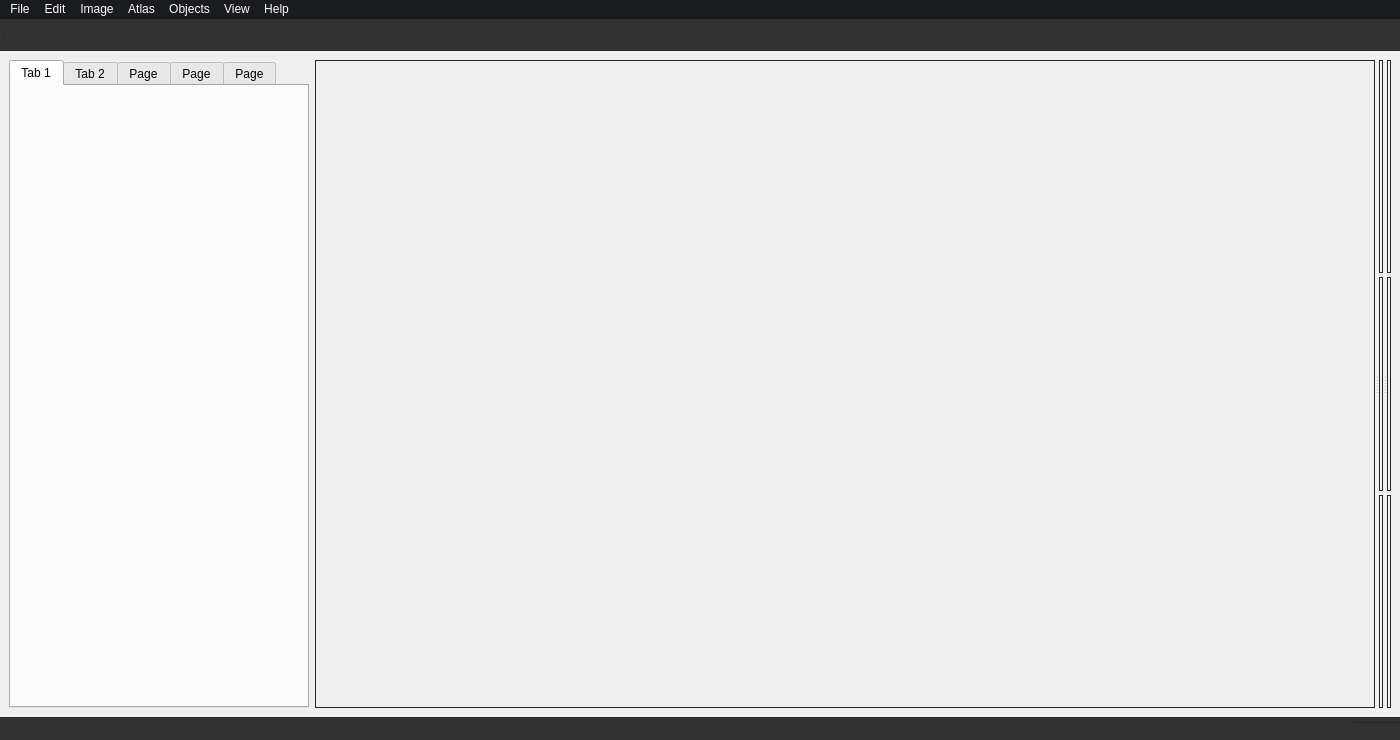
<?xml version="1.0" encoding="UTF-8"?>
<ui version="4.0">
 <class>MainWindow</class>
 <widget class="QMainWindow" name="MainWindow">
  <property name="geometry">
   <rect>
    <x>0</x>
    <y>0</y>
    <width>1400</width>
    <height>740</height>
   </rect>
  </property>
  <property name="windowTitle">
   <string>MainWindow</string>
  </property>
  <property name="styleSheet">
   <string notr="true"/>
  </property>
  <widget class="QWidget" name="centralwidget">
   <property name="styleSheet">
    <string notr="true"/>
   </property>
   <layout class="QGridLayout" name="gridLayout">
    <item row="0" column="0">
     <widget class="QTabWidget" name="sidebar">
      <property name="minimumSize">
       <size>
        <width>300</width>
        <height>0</height>
       </size>
      </property>
      <property name="maximumSize">
       <size>
        <width>300</width>
        <height>16777215</height>
       </size>
      </property>
      <property name="styleSheet">
       <string notr="true"/>
      </property>
      <property name="tabPosition">
       <enum>QTabWidget::North</enum>
      </property>
      <property name="currentIndex">
       <number>0</number>
      </property>
      <widget class="QWidget" name="atlascontrolpanel">
       <property name="styleSheet">
        <string notr="true"/>
       </property>
       <attribute name="title">
        <string>Tab 1</string>
       </attribute>
      </widget>
      <widget class="QWidget" name="treeviewpanel">
       <attribute name="title">
        <string>Tab 2</string>
       </attribute>
      </widget>
      <widget class="QWidget" name="imagecontrolpanel">
       <attribute name="title">
        <string>Page</string>
       </attribute>
      </widget>
      <widget class="QWidget" name="layerpanel">
       <attribute name="title">
        <string>Page</string>
       </attribute>
      </widget>
      <widget class="QWidget" name="probecontrolpanel">
       <attribute name="title">
        <string>Page</string>
       </attribute>
      </widget>
     </widget>
    </item>
    <item row="0" column="1">
     <widget class="QSplitter" name="splitter_3">
      <property name="orientation">
       <enum>Qt::Horizontal</enum>
      </property>
      <widget class="QFrame" name="sliceframe">
       <property name="minimumSize">
        <size>
         <width>30</width>
         <height>0</height>
        </size>
       </property>
       <property name="styleSheet">
        <string notr="true">border: 1px solid rgb(39, 39, 39);</string>
       </property>
       <property name="frameShape">
        <enum>QFrame::StyledPanel</enum>
       </property>
       <property name="frameShadow">
        <enum>QFrame::Raised</enum>
       </property>
      </widget>
      <widget class="QSplitter" name="splitter">
       <property name="orientation">
        <enum>Qt::Vertical</enum>
       </property>
       <widget class="QFrame" name="coronalframe">
        <property name="styleSheet">
         <string notr="true">border: 1px solid rgb(39, 39, 39);</string>
        </property>
        <property name="frameShape">
         <enum>QFrame::StyledPanel</enum>
        </property>
        <property name="frameShadow">
         <enum>QFrame::Raised</enum>
        </property>
       </widget>
       <widget class="QFrame" name="sagitalframe">
        <property name="styleSheet">
         <string notr="true">border: 1px solid rgb(39, 39, 39);</string>
        </property>
        <property name="frameShape">
         <enum>QFrame::StyledPanel</enum>
        </property>
        <property name="frameShadow">
         <enum>QFrame::Raised</enum>
        </property>
       </widget>
       <widget class="QFrame" name="horizontalframe">
        <property name="styleSheet">
         <string notr="true">border: 1px solid rgb(39, 39, 39);</string>
        </property>
        <property name="frameShape">
         <enum>QFrame::StyledPanel</enum>
        </property>
        <property name="frameShadow">
         <enum>QFrame::Raised</enum>
        </property>
       </widget>
      </widget>
      <widget class="QSplitter" name="splitter_2">
       <property name="orientation">
        <enum>Qt::Vertical</enum>
       </property>
       <widget class="QFrame" name="sagitalcopyframe">
        <property name="styleSheet">
         <string notr="true">border: 1px solid rgb(39, 39, 39);</string>
        </property>
        <property name="frameShape">
         <enum>QFrame::StyledPanel</enum>
        </property>
        <property name="frameShadow">
         <enum>QFrame::Raised</enum>
        </property>
       </widget>
       <widget class="QFrame" name="histview">
        <property name="styleSheet">
         <string notr="true">border: 1px solid rgb(39, 39, 39);</string>
        </property>
        <property name="frameShape">
         <enum>QFrame::StyledPanel</enum>
        </property>
        <property name="frameShadow">
         <enum>QFrame::Raised</enum>
        </property>
       </widget>
       <widget class="GLViewWidget" name="view3d" native="true">
        <property name="autoFillBackground">
         <bool>false</bool>
        </property>
        <property name="styleSheet">
         <string notr="true">border: 1px solid rgb(39, 39, 39);</string>
        </property>
       </widget>
      </widget>
     </widget>
    </item>
   </layout>
  </widget>
  <widget class="QStatusBar" name="statusbar">
   <property name="styleSheet">
    <string notr="true">background-color: rgb(50, 50, 50);
color: rgb(255, 255, 255);
border-top: 1px solid #272727;
padding-left: 30px;
</string>
   </property>
  </widget>
  <widget class="QMenuBar" name="menuBar">
   <property name="geometry">
    <rect>
     <x>0</x>
     <y>0</y>
     <width>1400</width>
     <height>21</height>
    </rect>
   </property>
   <property name="styleSheet">
    <string notr="true">background-color: rgb(25, 27, 29);
color: rgb(254, 252, 255);
border-bottom-color: rgb(37, 37, 37);
selection-background-color: qlineargradient(spread:pad, x1:0, y1:0, x2:0, y2:1, stop:0 rgba(0, 83, 185, 255), stop:1 rgba(0, 49, 104, 255));
selection-color: rgb(255, 255, 255);</string>
   </property>
   <property name="nativeMenuBar">
    <bool>false</bool>
   </property>
   <widget class="QMenu" name="menuFile">
    <property name="styleSheet">
     <string notr="true">color: rgb(255, 255, 255);
background-color: qlineargradient(spread:pad, x1:1, y1:1, x2:1, y2:0, stop:0 rgba(42, 49, 53, 255), stop:1 rgba(85, 85, 88, 255));
selection-color: rgb(255, 255, 255);
selection-background-color: rgb(63, 124, 234);
border-color: rgb(75, 78, 84);</string>
    </property>
    <property name="title">
     <string>File</string>
    </property>
    <widget class="QMenu" name="menuSave_Operating_Data">
     <property name="title">
      <string>Save Layer</string>
     </property>
     <addaction name="actionCurrent_Layer"/>
     <addaction name="actionAll_Layer"/>
    </widget>
    <widget class="QMenu" name="menuSave_Object">
     <property name="title">
      <string>Save Object</string>
     </property>
     <addaction name="actionSave_Current"/>
     <addaction name="actionSave_Probes"/>
     <addaction name="actionSave_Virus"/>
     <addaction name="actionSave_Cells"/>
     <addaction name="actionSave_Contours"/>
     <addaction name="actionSave_Drawings"/>
    </widget>
    <widget class="QMenu" name="menuLoad_External_Data">
     <property name="title">
      <string>Load External Data</string>
     </property>
     <addaction name="actionExternal_Cells"/>
    </widget>
    <addaction name="actionAtlas"/>
    <addaction name="actionSingle_Image"/>
    <addaction name="separator"/>
    <addaction name="actionSave_Project"/>
    <addaction name="menuSave_Operating_Data"/>
    <addaction name="menuSave_Object"/>
    <addaction name="separator"/>
    <addaction name="actionLoad_Project"/>
    <addaction name="actionLoad_Layers"/>
    <addaction name="actionLoad_Objects"/>
    <addaction name="separator"/>
    <addaction name="menuLoad_External_Data"/>
   </widget>
   <widget class="QMenu" name="menuEdit">
    <property name="styleSheet">
     <string notr="true">color: rgb(255, 255, 255);
background-color: qlineargradient(spread:pad, x1:1, y1:1, x2:1, y2:0, stop:0 rgba(42, 49, 53, 255), stop:1 rgba(85, 85, 88, 255));
selection-color: rgb(255, 255, 255);
selection-background-color: rgb(63, 124, 234);
border-color: rgb(75, 78, 84);</string>
    </property>
    <property name="title">
     <string>Edit</string>
    </property>
    <widget class="QMenu" name="menuTranslation">
     <property name="title">
      <string>Translation</string>
     </property>
     <addaction name="actionUp"/>
     <addaction name="actionDown"/>
     <addaction name="actionLeft"/>
     <addaction name="actionRight"/>
     <addaction name="actionDistance"/>
    </widget>
    <widget class="QMenu" name="menuRotation">
     <property name="title">
      <string>Rotation</string>
     </property>
     <addaction name="actionClockwise"/>
     <addaction name="actionCounter_Clockwise"/>
     <addaction name="actionAngle"/>
    </widget>
    <addaction name="actionUndo"/>
    <addaction name="actionRedo"/>
    <addaction name="separator"/>
    <addaction name="menuTranslation"/>
    <addaction name="menuRotation"/>
    <addaction name="separator"/>
    <addaction name="actionClear"/>
   </widget>
   <widget class="QMenu" name="menuImage">
    <property name="styleSheet">
     <string notr="true">color: rgb(255, 255, 255);
background-color: qlineargradient(spread:pad, x1:1, y1:1, x2:1, y2:0, stop:0 rgba(42, 49, 53, 255), stop:1 rgba(85, 85, 88, 255));
selection-color: rgb(255, 255, 255);
selection-background-color: rgb(63, 124, 234);
border-color: rgb(75, 78, 84);</string>
    </property>
    <property name="title">
     <string>Image</string>
    </property>
    <addaction name="action180"/>
    <addaction name="action90_Clockwise"/>
    <addaction name="action90_Counter_Clockwise"/>
    <addaction name="action1_Clockwise"/>
    <addaction name="action1_Counter_Clockwise"/>
    <addaction name="separator"/>
    <addaction name="actionFlip_Horizontal"/>
    <addaction name="actionFlip_Vertical"/>
    <addaction name="separator"/>
    <addaction name="actionHide"/>
    <addaction name="actionProcess_Image"/>
    <addaction name="actionCut"/>
    <addaction name="actionReset_Image"/>
   </widget>
   <widget class="QMenu" name="menuAtlas">
    <property name="styleSheet">
     <string notr="true">color: rgb(255, 255, 255);
background-color: qlineargradient(spread:pad, x1:1, y1:1, x2:1, y2:0, stop:0 rgba(42, 49, 53, 255), stop:1 rgba(85, 85, 88, 255));
selection-color: rgb(255, 255, 255);
selection-background-color: rgb(63, 124, 234);
border-color: rgb(75, 78, 84);</string>
    </property>
    <property name="title">
     <string>Atlas</string>
    </property>
    <addaction name="actionDownload"/>
    <addaction name="actionDownload_Allen_Mice_Atlas"/>
    <addaction name="separator"/>
    <addaction name="actionAtlas_Processor"/>
    <addaction name="separator"/>
    <addaction name="actionSave_Triangulation_Points"/>
    <addaction name="actionLoad_Triangulation_Points"/>
    <addaction name="separator"/>
    <addaction name="actionLoad_Image_Atlas"/>
    <addaction name="actionRegister_Slice_Info"/>
    <addaction name="actionCreate_Slice_Layer"/>
    <addaction name="actionCrop"/>
    <addaction name="actionBregma_Picker"/>
    <addaction name="actionSave_Slice"/>
    <addaction name="actionMerge_Slices"/>
    <addaction name="separator"/>
    <addaction name="actionSwitch_Atlas"/>
   </widget>
   <widget class="QMenu" name="menuObjects">
    <property name="styleSheet">
     <string notr="true">color: rgb(255, 255, 255);
background-color: qlineargradient(spread:pad, x1:1, y1:1, x2:1, y2:0, stop:0 rgba(42, 49, 53, 255), stop:1 rgba(85, 85, 88, 255));
selection-color: rgb(255, 255, 255);
selection-background-color: rgb(63, 124, 234);
border-color: rgb(75, 78, 84);</string>
    </property>
    <property name="title">
     <string>Objects</string>
    </property>
    <addaction name="actionSave_Probe_Setting"/>
    <addaction name="actionLoad_Probe_Setting"/>
    <addaction name="separator"/>
    <addaction name="actionMulti_Probe_Planning"/>
    <addaction name="separator"/>
   </widget>
   <widget class="QMenu" name="menuView">
    <property name="styleSheet">
     <string notr="true">color: rgb(255, 255, 255);
background-color: qlineargradient(spread:pad, x1:1, y1:1, x2:1, y2:0, stop:0 rgba(42, 49, 53, 255), stop:1 rgba(85, 85, 88, 255));
selection-color: rgb(255, 255, 255);
selection-background-color: rgb(63, 124, 234);
border-color: rgb(75, 78, 84);</string>
    </property>
    <property name="title">
     <string>View</string>
    </property>
    <widget class="QMenu" name="menu2_Windows">
     <property name="title">
      <string>2 Windows</string>
     </property>
     <addaction name="actionVolume_Histology"/>
     <addaction name="actionSlice_Histology"/>
    </widget>
    <addaction name="actionCoronal_Window"/>
    <addaction name="actionSagital_Window"/>
    <addaction name="actionHorizontal_Window"/>
    <addaction name="action3D_Window"/>
    <addaction name="actionImage_Window"/>
    <addaction name="separator"/>
    <addaction name="menu2_Windows"/>
    <addaction name="action4_Windows"/>
    <addaction name="separator"/>
    <addaction name="action3D_Mode_Dark"/>
    <addaction name="actionPlanes_On"/>
    <addaction name="actionAxes_On"/>
    <addaction name="separator"/>
    <addaction name="action2D_Mode_Dark"/>
    <addaction name="actionGrids_Off"/>
   </widget>
   <widget class="QMenu" name="menuHelp">
    <property name="styleSheet">
     <string notr="true">color: rgb(255, 255, 255);
background-color: qlineargradient(spread:pad, x1:1, y1:1, x2:1, y2:0, stop:0 rgba(42, 49, 53, 255), stop:1 rgba(85, 85, 88, 255));
selection-color: rgb(255, 255, 255);
selection-background-color: rgb(63, 124, 234);
border-color: rgb(75, 78, 84);</string>
    </property>
    <property name="title">
     <string>Help</string>
    </property>
    <addaction name="actionAbout_HERBS"/>
   </widget>
   <addaction name="menuFile"/>
   <addaction name="menuEdit"/>
   <addaction name="menuImage"/>
   <addaction name="menuAtlas"/>
   <addaction name="menuObjects"/>
   <addaction name="menuView"/>
   <addaction name="menuHelp"/>
  </widget>
  <widget class="QToolBar" name="toolbar">
   <property name="minimumSize">
    <size>
     <width>0</width>
     <height>32</height>
    </size>
   </property>
   <property name="maximumSize">
    <size>
     <width>16777215</width>
     <height>32</height>
    </size>
   </property>
   <property name="windowTitle">
    <string>Tool Bar</string>
   </property>
   <property name="styleSheet">
    <string notr="true">color: rgb(255, 255, 255);
background-color: rgb(50, 50, 50);
border-top: None;
border-left: None;
border-right: None;
border-bottom: 1px solid #272727;
selection-color: rgb(50, 50, 50);
selection-background-color: rgb(50, 50, 50);</string>
   </property>
   <property name="movable">
    <bool>false</bool>
   </property>
   <attribute name="toolBarArea">
    <enum>TopToolBarArea</enum>
   </attribute>
   <attribute name="toolBarBreak">
    <bool>false</bool>
   </attribute>
   <addaction name="separator"/>
  </widget>
  <action name="action_File">
   <property name="text">
    <string>&amp;File</string>
   </property>
  </action>
  <action name="action_Open">
   <property name="text">
    <string>&amp;Open</string>
   </property>
  </action>
  <action name="actionImage">
   <property name="text">
    <string>Image</string>
   </property>
  </action>
  <action name="actionAtlas">
   <property name="text">
    <string>Load Atlas ...</string>
   </property>
  </action>
  <action name="actionSingle_Image">
   <property name="text">
    <string>Load Image ...</string>
   </property>
  </action>
  <action name="actionSave_Project">
   <property name="text">
    <string>Save Project</string>
   </property>
  </action>
  <action name="actionUndo">
   <property name="text">
    <string>Undo</string>
   </property>
  </action>
  <action name="actionRedo">
   <property name="text">
    <string>Redo</string>
   </property>
  </action>
  <action name="action180">
   <property name="text">
    <string>180</string>
   </property>
  </action>
  <action name="action90_Clockwise">
   <property name="text">
    <string>90 Clockwise</string>
   </property>
  </action>
  <action name="action90_Counter_Clockwise">
   <property name="text">
    <string>90 Counter Clockwise</string>
   </property>
  </action>
  <action name="actionFlip_Horizontal">
   <property name="text">
    <string>Flip Horizontal</string>
   </property>
  </action>
  <action name="actionFlip_Vertical">
   <property name="text">
    <string>Flip Vertical</string>
   </property>
  </action>
  <action name="actionDownload">
   <property name="enabled">
    <bool>true</bool>
   </property>
   <property name="text">
    <string>Download Waxholm Rat Atlas ...</string>
   </property>
   <property name="toolTip">
    <string>Download  and Process Waxholm Rat Atlas</string>
   </property>
  </action>
  <action name="actionRegister_Slice_Info">
   <property name="text">
    <string>Register Slice Info ...</string>
   </property>
  </action>
  <action name="actionSave_Slice">
   <property name="text">
    <string>Save Processed Slice ...</string>
   </property>
  </action>
  <action name="actionProcess_Image">
   <property name="text">
    <string>Process</string>
   </property>
  </action>
  <action name="actionReset_Image">
   <property name="text">
    <string>Reset</string>
   </property>
  </action>
  <action name="actionAtlas_Processor">
   <property name="text">
    <string>Atlas Processor</string>
   </property>
   <property name="toolTip">
    <string>Atlas Processor for other Atlas</string>
   </property>
  </action>
  <action name="actionSave_Overlay_Image">
   <property name="text">
    <string>Overlay Image</string>
   </property>
  </action>
  <action name="actionSave_Processed_Image">
   <property name="text">
    <string>Processed Image</string>
   </property>
  </action>
  <action name="actionSave_Mask_Image">
   <property name="text">
    <string>Mask Image</string>
   </property>
  </action>
  <action name="actionSave_Current">
   <property name="text">
    <string>Current</string>
   </property>
  </action>
  <action name="actionSave_Probes">
   <property name="text">
    <string>Probes</string>
   </property>
   <property name="toolTip">
    <string>save all merged probes</string>
   </property>
  </action>
  <action name="actionSave_Virus">
   <property name="text">
    <string>Virus</string>
   </property>
  </action>
  <action name="actionSave_Cells">
   <property name="text">
    <string>Cells</string>
   </property>
  </action>
  <action name="actionSave_Contours">
   <property name="text">
    <string>Contours</string>
   </property>
  </action>
  <action name="actionSave_Drawings">
   <property name="text">
    <string>Drawings</string>
   </property>
  </action>
  <action name="actionLoad_Project">
   <property name="text">
    <string>Load Project</string>
   </property>
  </action>
  <action name="actionLoad_Objects">
   <property name="text">
    <string>Load Objects</string>
   </property>
  </action>
  <action name="actionSave_Triangulation_Points">
   <property name="text">
    <string>Save Triangulation Points ...</string>
   </property>
  </action>
  <action name="actionLoad_Triangulation_Points">
   <property name="text">
    <string>Load Triangulation Points ...</string>
   </property>
  </action>
  <action name="actionUp">
   <property name="text">
    <string>Up</string>
   </property>
  </action>
  <action name="actionDown">
   <property name="text">
    <string>Down</string>
   </property>
  </action>
  <action name="actionLeft">
   <property name="text">
    <string>Left</string>
   </property>
  </action>
  <action name="actionRight">
   <property name="text">
    <string>Right</string>
   </property>
  </action>
  <action name="actionDistance">
   <property name="text">
    <string>Distance Setting</string>
   </property>
  </action>
  <action name="actionClockwise">
   <property name="text">
    <string>Clockwise</string>
   </property>
  </action>
  <action name="actionCounter_Clockwise">
   <property name="text">
    <string>Counter Clockwise</string>
   </property>
  </action>
  <action name="actionAngle">
   <property name="text">
    <string>Angle Setting</string>
   </property>
  </action>
  <action name="action1_Clockwise">
   <property name="text">
    <string>1 Clockwise</string>
   </property>
  </action>
  <action name="action1_Counter_Clockwise">
   <property name="text">
    <string>1 Counter Clockwise</string>
   </property>
  </action>
  <action name="actionLoad_Image_Atlas">
   <property name="text">
    <string>Load Slice ...</string>
   </property>
   <property name="toolTip">
    <string>Load Image as Atlas Slice</string>
   </property>
  </action>
  <action name="actionMerge_Slices">
   <property name="enabled">
    <bool>false</bool>
   </property>
   <property name="text">
    <string>Merge Slices</string>
   </property>
   <property name="toolTip">
    <string>Currently not valid</string>
   </property>
  </action>
  <action name="actionCut">
   <property name="text">
    <string>Crop</string>
   </property>
  </action>
  <action name="actionClear">
   <property name="text">
    <string>Clear</string>
   </property>
  </action>
  <action name="actionProcess_Slice">
   <property name="text">
    <string>Process Slice</string>
   </property>
  </action>
  <action name="actionHide">
   <property name="text">
    <string>Hide</string>
   </property>
  </action>
  <action name="actionCrop">
   <property name="text">
    <string>Crop</string>
   </property>
   <property name="toolTip">
    <string>Crop off the area not selected</string>
   </property>
  </action>
  <action name="actionSwitch_Atlas">
   <property name="text">
    <string>Switch Atlas: Volume</string>
   </property>
   <property name="toolTip">
    <string>Switch between Volume Atlas and Slice Atlas</string>
   </property>
  </action>
  <action name="actionBregma_Picker">
   <property name="text">
    <string>Bregma Picker</string>
   </property>
   <property name="toolTip">
    <string>Check to slecte the location of Bregma</string>
   </property>
  </action>
  <action name="actionCreate_Slice_Layer">
   <property name="text">
    <string>Create Slice Layer</string>
   </property>
  </action>
  <action name="actionLoad_Layers">
   <property name="text">
    <string>Load Layers</string>
   </property>
  </action>
  <action name="actionData_Layer">
   <property name="text">
    <string>Data Layer</string>
   </property>
  </action>
  <action name="actionAll_Layer">
   <property name="text">
    <string>All Layers</string>
   </property>
  </action>
  <action name="actionCurrent_Layer">
   <property name="text">
    <string>Current Layer</string>
   </property>
  </action>
  <action name="actionDownload_Allen_Mice_Atlas">
   <property name="text">
    <string>Download Allen Mice Atlas ...</string>
   </property>
  </action>
  <action name="actionAbout_HERBS">
   <property name="text">
    <string>About HERBS</string>
   </property>
  </action>
  <action name="actionCoronal_Window">
   <property name="text">
    <string>Coronal Window</string>
   </property>
  </action>
  <action name="actionSagital_Window">
   <property name="text">
    <string>Sagittal Window</string>
   </property>
  </action>
  <action name="actionHorizontal_Window">
   <property name="text">
    <string>Horizontal Window</string>
   </property>
  </action>
  <action name="action3D_Window">
   <property name="text">
    <string>3D Window</string>
   </property>
  </action>
  <action name="actionImage_Window">
   <property name="text">
    <string>Image Window</string>
   </property>
  </action>
  <action name="action4_Windows">
   <property name="text">
    <string>4 Windows</string>
   </property>
  </action>
  <action name="actionVolume_Histology">
   <property name="text">
    <string>Volume + Histology</string>
   </property>
  </action>
  <action name="actionSlice_Histology">
   <property name="text">
    <string>Slice + Histology</string>
   </property>
  </action>
  <action name="action3D_Mode_Dark">
   <property name="text">
    <string>3D Mode: Dark</string>
   </property>
  </action>
  <action name="actionPlanes_On">
   <property name="text">
    <string>Planes: On</string>
   </property>
  </action>
  <action name="actionAxes_On">
   <property name="text">
    <string>Axes: On</string>
   </property>
  </action>
  <action name="action2D_Mode_Dark">
   <property name="text">
    <string>2D Mode: Dark</string>
   </property>
  </action>
  <action name="actionGrids_Off">
   <property name="text">
    <string>Grids: Off</string>
   </property>
  </action>
  <action name="actionSave_Probe_Setting">
   <property name="text">
    <string>Save Probe Setting ...</string>
   </property>
  </action>
  <action name="actionLoad_Probe_Setting">
   <property name="text">
    <string>Load Probe Setting ...</string>
   </property>
  </action>
  <action name="actionMulti_Probe_Planning">
   <property name="text">
    <string>Multi-Probe Planning</string>
   </property>
  </action>
  <action name="actionLoad_Points_Data">
   <property name="text">
    <string>Load Points_Data ...</string>
   </property>
  </action>
  <action name="action_Save_Loaded_Data">
   <property name="text">
    <string>&amp;Save Loaded Data</string>
   </property>
  </action>
  <action name="actionExternal_Cells">
   <property name="text">
    <string>Cells</string>
   </property>
  </action>
  <action name="actionExport_Atlas_Overlay">
   <property name="text">
    <string>Export Atlas Overlay</string>
   </property>
  </action>
 </widget>
 <customwidgets>
  <customwidget>
   <class>GLViewWidget</class>
   <extends>QWidget</extends>
   <header>pyqtgraph.opengl</header>
   <container>1</container>
  </customwidget>
 </customwidgets>
 <resources/>
 <connections/>
</ui>
